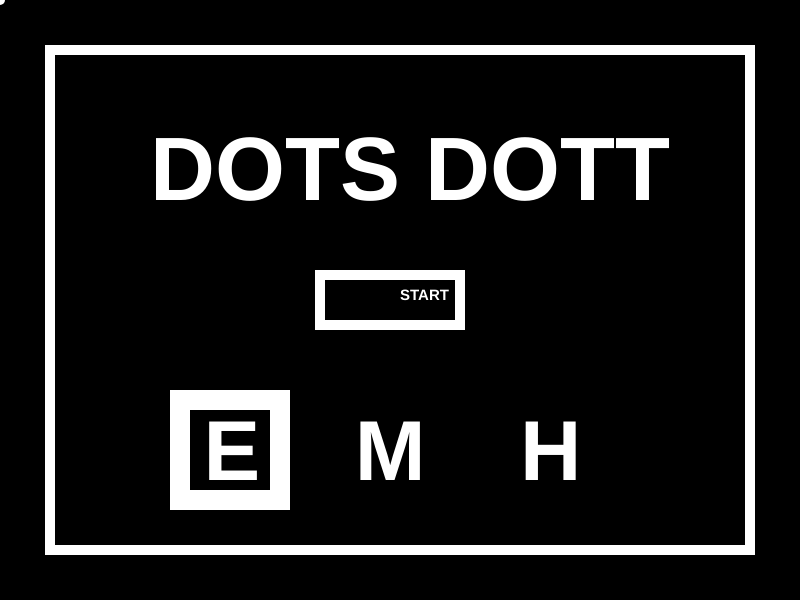
Frame 1 (no input)
Frame 60 (no input): identical to frame 1, image omitted
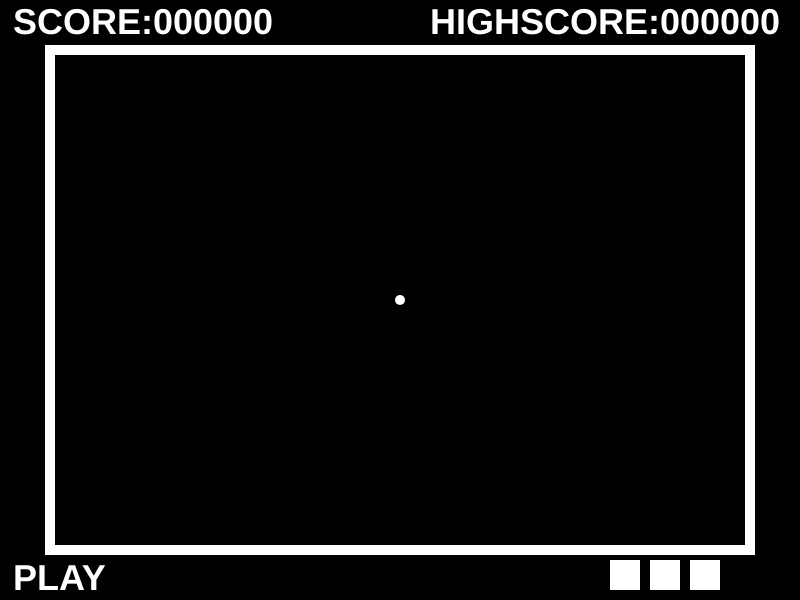
Frame 120 (the mouse pressed at the canvas centre since frame 60)

The p5.js sketch that drew these frames (run headless with seeded random() and noise() and a simulated clock; from frame 60 on, the mouse is pressed at the canvas centre):

// p5.js sketch
// ── sketch.js
// P5.JS TEMPLATE
let x = 100,
    start, gamestarted, score = 0,
    changeMNLT = 0;
let highScore = 0;
let diffi = "EASY"
// SETUP FUNCTION - Runs once at beginning of program
function setup() {
    createCanvas(800, 600);
    initialize()
    start = frameCount
    dots = [];
    gameState = "START"
    gamestarted = "false"
    noCursor()
    background(0)
    noFill()
    stroke(255)
    strokeWeight(10)
    rect(50, 50, width - 100, height - 100)
    changeMNLT = 0.25

}

// DRAW FUNCTION - Loops @ 60FPS by default
function draw() {
    background(0)
    noFill()
    stroke(255)
    strokeWeight(10)
    rect(50, 50, width - 100, height - 100)
    updateDOT();
    initialize()
    Score()
    highScoreData()
    gameStates()
    lives()
    if (gameState == "START") {
        gameSetup()
    }
    fill("white")
    ellipse(mouseX, mouseY, 10)
}
//add event function mouse pressed

function updateDOT() {
    for (let i = 0; i < dots.length; i++) {
        dots[i].move(changeMNLT);
        dots[i].show();

    }
    console.log(dots.length);
}


function mouseClicked() {
    for (let i = 0; i < dots.length; i++) {
        if (dots[i].clicked()) {
            dots.splice(i, 1);
        }
    }


}




function initialize() {
    if (gamestarted == "true") {
        if (mouseX > 50 && mouseX < width - 50 && mouseY < height - 50 && mouseY > 50) {
            gameState = "PLAY"
        } else {

            gameState = "PAUSE"
        }
    }
}



function Score() {

    fill("white")
    noStroke()
    textSize(36)
    textStyle(BOLD);
    if (score < 10) {
        text("SCORE:00000" + score, 13, 34)
    } else if (score < 100) {
        text("SCORE:0000" + score, 13, 34)
    } else if (score < 1000) {
        text("SCORE:000" + score, 13, 34)
    } else if (score < 10000) {
        text("SCORE:00" + score, 13, 34)
    } else if (score < 100000) {
        text("SCORE:0" + score, 13, 34)
    } else if (score < 999999) {
        text("SCORE:" + score, 13, 34)
    } else {
        text("SCORE:999999", 13, 34)
    }

    text(gameState, 13, height - 10)

}

function gameSetup() {
    if (gameState == "START") {
        setup()
        noStroke()
        fill("white")
        textSize(90)
        text("DOTS DOTT", 150, 200)
        textSize(15)
        if (mouseX > 327 && mouseX < 450 && mouseY < 350 && mouseY > 250) {
            text("CLICK TO", 327, 300)
        }
        text("START", 400, 300)
        stroke(4)
        stroke("white")
        noFill()
        rect(320, 275, 140, 50)


        //DIFFICULTY SELECT
        if (diffi == "EASY") {
            strokeWeight(20)
            rect(180, 400, 100, 100)
        }

        if (diffi == "MED") {
            strokeWeight(20)
            rect(343, 400, 100, 100)
        }
        if (diffi == "HARD") {
            strokeWeight(20)
            rect(500, 400, 100, 100)
        }
        textSize(85)
        noStroke()
        fill("white")
        text(" E    M    H", 180, 480)

        //diificulty select
        if (mouseX > 180 && mouseX < 280 && mouseY > 400 && mouseY < 500 && mouseIsPressed) {

            diffi = "EASY"
        } else if (mouseX > 343 && mouseX < 443 && mouseY > 400 && mouseY < 500 && mouseIsPressed) {

            diffi = "MED"
        } else if (mouseX > 500 && mouseX < 600 && mouseY > 400 && mouseY < 500 && mouseIsPressed) {

            diffi = "HARD"
        }







        if (mouseX > 327 && mouseX < 450 && mouseY < 350 && mouseY > 250 && mouseIsPressed) {
            gameState = "PLAY"
            Difficulty()
        }
    }
}



function Difficulty() {
    if (diffi == "EASY") {
        lifes = 3
    } else if (diffi == "MED") {
        lifes = 2
    } else if (diffi == "HARD") {
        lifes = 1
    }
}

function gameStates() {
    if (gameState == "START") {
        lifes = 3
        score = 0
        gameSetup()
    } else if (gameState == "PLAY") {
        gamestarted = "true"
        levels()
    } else if (gameState == "END") {
        gameOver()
    } else if (gameState == "PAUSE") {
        changeMNLT = 0
    }
}

function gameOver() {
    changeMNLT = 200
    if (score >= highScore) {
        highScore = score
        textSize(50)
        text("YOU'VE BEATEN YOUR", 140, 250)
        text("SCORE", 320, 300)
        text("TRY AGAIN", 280, 470)
        noFill()
        stroke("white")
        rect(width / 3, height / 1.5, 300, 100)
    } else if (score < highScore) {
        noStroke()
        textSize(50)
        text("YOU SCORED LOWER", 150, 300)
        text("TRY AGAIN", 280, 470)
        noFill()
        stroke("white")
        rect(width / 3, height / 1.5, 300, 100)

    }
    if (mouseX > width / 3 && mouseX < width / 3 + 300 && mouseY > height / 1.5 && mouseY < height / 1.5 + 100 && mouseIsPressed) {
        gameState = "START"
        gameStates()
    }
}

function highScoreData() {


    fill("white")
    noStroke()
    textSize(36)
    if (highScore < 10) {
        text("HIGHSCORE:00000" + highScore, 430, 34)
    } else if (highScore < 100) {
        text("HIGHSCORE:0000" + highScore, 430, 34)
    } else if (highScore < 1000) {
        text("HIGHSCORE:000" + highScore, 430, 34)
    } else if (highScore < 10000) {
        text("HIGHSCORE:00" + highScore, 430, 34)
    } else if (highScore < 100000) {
        text("HIGHSCORE:0" + highScore, 430, 34)
    } else if (highScore < 999999) {
        text("HIGHSCORE:" + highScore, 430, 34)
    } else {
        text("HIGHSCORE:999999", 430, 34)
    }

}

function levels() {
    if (score < 1000) {

        changeMNLT = 0.25
        if (frameCount % 120 === 0) {
            dots.push(new DOT());
        }

    } else if (score < 2000) {
        changeMNLT = 0.5
        if (frameCount % 110 === 0) {
            dots.push(new DOT());
        }
    } else if (score < 3000) {
        changeMNLT = 0.75
        if (frameCount % 100 === 0) {
            dots.push(new DOT());
        }
    } else if (score < 4000) {
        changeMNLT = 1
        if (frameCount % 90 === 0) {
            dots.push(new DOT());
        }
    } else if (score < 5000) {
        changeMNLT = 1.25
        if (frameCount % 80 === 0) {
            dots.push(new DOT());
        }
    } else if (score < 10000) {
        changeMNLT = 1.5
        if (frameCount % 80 === 0) {
            dots.push(new DOT());
            dots.push(new DOT());
        }
    } else if (score < 20000) {
        changeMNLT = 1.75
        if (frameCount % 60 === 0) {
            dots.push(new DOT());
            dots.push(new DOT());
        }
    } else if (score < 30000) {
        changeMNLT = 2
        if (frameCount % 60 === 0) {
            dots.push(new DOT());
            dots.push(new DOT());
        }
    } else if (score < 50000) {
        changeMNLT = 2.25
        if (frameCount % 60 === 0) {
            dots.push(new DOT());
            dots.push(new DOT());
        }
    } else if (score > 50000) {
        changeMNLT = 2.4
        if (frameCount % 60 === 0) {
            dots.push(new DOT());
            dots.push(new DOT());
            dots.push(new DOT());
        }
    }
}


function lives() {
    if (lifes == 3) {
        rect(610, 560, 30, 30)
        rect(650, 560, 30, 30)
        rect(690, 560, 30, 30)
    } else if (lifes == 2) {
        rect(650, 560, 30, 30)
        rect(690, 560, 30, 30)
    } else if (lifes == 1) {
        rect(690, 560, 30, 30)
    } else {
        gameState = "END"
        gamestarted = "false"
    }
}

// ── array.js
class DOT {
    // Properties (State)
    constructor() {
        this.x = random(150, width - 150)
        this.y = random(150, height - 150)
        this.size = random(150, 255)
        this.r = 0
        this.g = this.size
        this.opacity = random(100, 255)
        this.score = this.g
        this.i = 0

        //        var distance = dist(mouseX, mouseY, this.x, this.y)
    }

    // Methods (Behaviour)
    move(change) {
        
        this.g = this.g - change;
        this.r = this.r + change;
        this.size = this.size - change;
        if (this.size <= 0) {
            this.i ++;
            this.size = 0
            this.x = -200
            if (this.i == 1){
            lifes --;
        }
    }}
// ADD SOME CUT OFF POINT

    show() {
        noStroke()
        fill(this.r, this.g, 0, this.opacity)
        ellipse(this.x, this.y, this.size, this.size)
    }

    clicked() {
       
        let distance = dist(mouseX, mouseY, this.x, this.y)
        if (distance < this.size / 2) {
            score = score + floor(this.score)
            return true;
             
        } else {
            return false;
        }
    }
}
